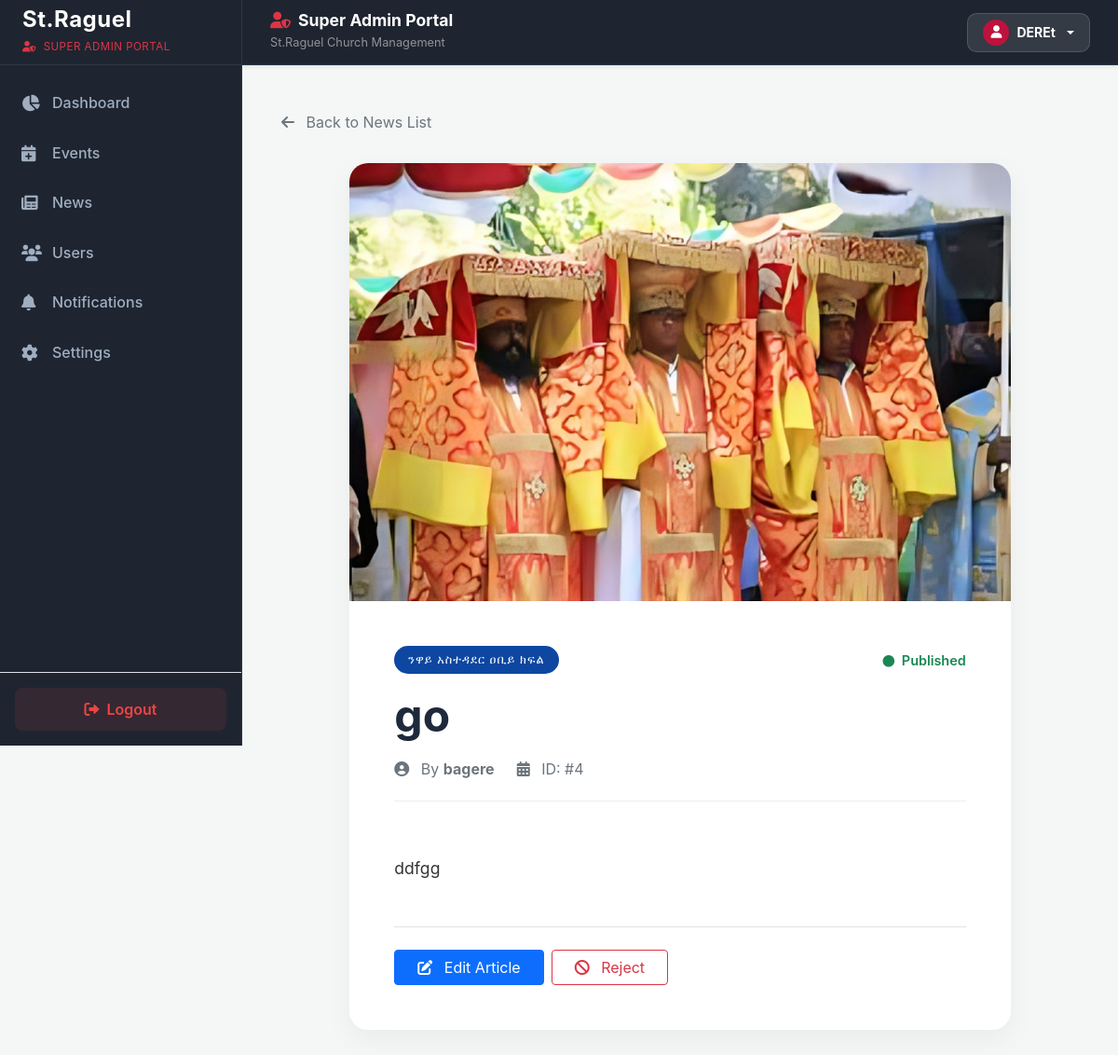
Screenshot of /Super_Admin/view_news.php?id=4 (signed in) with the database file from the repository.
### tables this page shows
CREATE TABLE `users` (
  `id` int(11) NOT NULL,
  `first_name` varchar(50) NOT NULL,
  `last_name` varchar(50) NOT NULL,
  `email` varchar(100) NOT NULL,
  `password` varchar(255) NOT NULL,
  `role` enum('Admin','Editor','Super Admin') DEFAULT 'Admin',
  `photo` varchar(255) DEFAULT 'default_avatar.png',
  `status` enum('active','inactive') DEFAULT 'active',
  `last_seen` datetime DEFAULT NULL,
  `created_at` timestamp NOT NULL DEFAULT current_timestamp(),
  `category` varchar(255) NOT NULL DEFAULT 'None'
);

CREATE TABLE `news` (
  `id` int(11) NOT NULL,
  `author` varchar(100) NOT NULL,
  `title` varchar(255) NOT NULL,
  `content` text DEFAULT NULL,
  `image` varchar(255) NOT NULL,
  `status` enum('published','draft','rejected') NOT NULL DEFAULT 'draft',
  `created_at` timestamp NOT NULL DEFAULT current_timestamp(),
  `category` varchar(255) NOT NULL
);

### Super_Admin/view_news.php (the view, shortened to what this page needs)
<?php
include "include/conn.php";
if (isset($_GET['id'])) {
    $id = mysqli_real_escape_string($conn, $_GET['id']);
    $sql = "SELECT * FROM news WHERE id = '$id'";
    $result = mysqli_query($conn, $sql);
    $news = mysqli_fetch_assoc($result);
} else {
    die("<div class='container mt-5 alert alert-warning'>No ID specified.</div>");
}
include 'include/header.php';
?>
<div class="container pb-5">
    <div class="mt-4">
        <a href="admin-news.php" class="text-decoration-none text-muted">
            <i class="fas fa-arrow-left me-2"></i> Back to News List
        </a>
    </div>
    <div class="row justify-content-center">
        <div class="col-lg-10">
            <article class="article-card">
                <img src="../uploads/<?php echo $news['image']; ?>" class="article-image" alt="News Image" onerror="this.src='../assets/placeholder.jpg'">
                <div class="p-4 p-md-5">
                    <div class="d-flex justify-content-between align-items-center mb-3">
                        <span class="category-badge"><?php echo htmlspecialchars($news['category']); ?></span>
                        <span class="status-indicator <?php echo ($news['status'] == 'published') ? 'text-success' : 'text-danger'; ?>">
                            <i class="fas fa-circle me-1 small"></i> <?php echo ucfirst($news['status']); ?>
                        </span>
                    </div>
                    <h1 class="display-5 fw-bold mb-3"><?php echo htmlspecialchars($news['title']); ?></h1>
                    <div class="meta-info d-flex align-items-center text-muted">
                        <div class="me-4">
                            <i class="fas fa-user-circle me-2"></i> By <strong><?php echo htmlspecialchars($news['author']); ?></strong>
                        </div>
                        <div>
                            <i class="fas fa-calendar-alt me-2"></i> ID: #<?php echo $news['id']; ?>
                        </div>
                    </div>
                    <div class="content-area">
                        <?php echo nl2br(htmlspecialchars($news['content'])); ?>
                    </div>
                    <div class="mt-5 pt-4 border-top">
                        <div class="d-flex gap-2">
                            <a href="edit_news.php?id=<?php echo $news['id']; ?>" class="btn btn-primary px-4">
                                <i class="fas fa-edit me-2"></i> Edit Article
                            </a>
                            <a href="reject_news.php?id=<?php echo $news['id']; ?>"
                               class="btn btn-outline-danger px-4"
                               onclick="return confirm('Are you sure you want to reject this article?');">
                                <i class="fas fa-ban me-2"></i> Reject
                            </a>
                        </div>
                    </div>
                </div>
            </article>
        </div>
    </div>
</div>
</body>
</html>

### Super_Admin/include/header.php (shortened to what this page needs)
<?php
include 'include/conn.php';
$sql = "SELECT * FROM `users` WHERE id = ?";
$stmt = $conn->prepare($sql);
$stmt->bind_param("i", $_SESSION['user_id']);
$stmt->execute();
$db_user = $stmt->get_result()->fetch_assoc();
$user_name = $db_user['first_name'] ?? ($_SESSION['user_name'] ?? ($_SESSION['user_email'] ?? 'Super Admin'));
$current_page = basename($_SERVER['PHP_SELF']);
?>
<!doctype html>
<html lang="en">
<head>
    <link href="https://cdn.jsdelivr.net/npm/bootstrap@5.0.2/dist/css/bootstrap.min.css" rel="stylesheet">
    <link rel="stylesheet" href="https://cdnjs.cloudflare.com/ajax/libs/font-awesome/6.0.0/css/all.min.css" />
</head>
<body>
<header class="super-admin-header text-white">
  <div class="d-flex align-items-center">
    <div class="d-none d-md-block">
        <h5 class="fw-bold mb-0 d-flex align-items-center gap-2" style="font-size: 1.1rem;">
          <i class="fas fa-user-shield text-danger"></i> Super Admin Portal
        </h5>
        <small class="text-white-50" style="font-size: 0.8rem;">St.Raguel Church Management</small>
    </div>
  </div>
  <div class="dropdown header-profile-dropdown">
    <button class="btn profile-btn dropdown-toggle d-flex align-items-center gap-2" type="button" data-bs-toggle="dropdown" aria-expanded="false">
      <div class="rounded-circle d-flex align-items-center justify-content-center" style="width: 28px; height: 28px; background-color: #be123c; color: #fff; font-size: 0.85rem;">
          <i class="fas fa-user"></i>
      </div>
      <span class="small fw-bold"><?= htmlspecialchars($user_name) ?></span>
    </button>
  </div>
</header>
<nav id="sidebar" class="d-flex flex-column">
    <div class="p-4 brand-wrapper d-flex justify-content-between align-items-center">
        <div>
            <h4 class="fw-bold text-white mb-0" style="letter-spacing: 0.5px;">St.Raguel</h4>
            <small class="text-danger fw-semibold" style="font-size: 0.72rem; letter-spacing: 0.5px; text-transform: uppercase;">
                <i class="fas fa-user-shield me-1"></i> Super Admin Portal
            </small>
        </div>
    </div>
    <ul class="nav flex-column mb-auto px-2 mt-3" style="list-style: none; padding-left: 0;">
        <li class="nav-item mb-1">
            <a href="admin.php" class="nav-link <?= ($current_page == 'admin.php') ? 'active' : ''; ?>">
                <i class="fas fa-chart-pie me-2"></i> Dashboard
            </a>
        </li>
        <li class="nav-item mb-1">
            <a href="admin-events.php" class="nav-link <?= ($current_page == 'admin-events.php') ? 'active' : ''; ?>">
                <i class="fas fa-calendar-plus me-2"></i> Events
            </a>
        </li>
        <li class="nav-item mb-1">
            <a href="admin-news.php" class="nav-link <?= ($current_page == 'admin-news.php') ? 'active' : ''; ?>">
                <i class="fas fa-newspaper me-2"></i> News
            </a>
        </li>
        <li class="nav-item mb-1">
            <a href="admin-users.php" class="nav-link <?= ($current_page == 'active' && $current_page == 'admin-users.php') ? 'active' : ''; ?>">
                <i class="fas fa-users me-2"></i> Users
            </a>
        </li>
        <li class="nav-item mb-1">
            <a href="admin-notifications.php" class="nav-link <?= ($current_page == 'admin-notifications.php') ? 'active' : ''; ?>">
                <i class="fas fa-bell me-2"></i> Notifications
            </a>
        </li>
        <li class="nav-item mb-1">
            <a href="admin-settings.php" class="nav-link <?= ($current_page == 'admin-settings.php') ? 'active' : ''; ?>">
                <i class="fas fa-cog me-2"></i> Settings
            </a>
        </li>
    </ul>
    <div class="p-3 border-top border-secondary-subtle">
        <a href="../logout.php" class="btn btn-logout w-100 d-flex align-items-center justify-content-center gap-2">
            <i class="fas fa-sign-out-alt"></i> Logout
        </a>
    </div>
</nav>
<main class="super-main-wrapper">

### Super_Admin/include/header.php (style rules this page uses)
:root { --sidebar-width: 260px; --header-height: 70px; --primary-color: #be123c; --bg-dark-slate: #1e2530; --text-main: #1e293b; --bg-light: #f8fafc; }
body { background-color: var(--bg-light); color: var(--text-main); font-family: 'Inter', sans-serif; margin: 0; padding: 0; box-sizing: border-box; }
.super-admin-header { background: var(--bg-dark-slate) !important; padding: 0 30px !important; height: var(--header-height) !important; border-bottom: 1px solid #2d3748 !important; position: fixed !important; top: 0 !important; right: 0 !important; left: var(--sidebar-width) !important; width: calc(100% - var(--sidebar-width)) !important; z-index: 999 !important; box-shadow: 0 2px 4px rgba(0,0,0,0.08) !important; display: flex !important; justify-content: space-between !important; align-items: center !important; }
.super-main-wrapper { margin-left: var(--sidebar-width) !important; padding-top: calc(var(--header-height) + 25px) !important; padding-left: 30px !important; padding-right: 30px !important; padding-bottom: 40px !important; position: relative !important; z-index: 1 !important; min-height: 100vh; }
#sidebar { width: var(--sidebar-width) !important; min-width: var(--sidebar-width) !important; max-width: var(--sidebar-width) !important; background: var(--bg-dark-slate) !important; color: #ffffff !important; height: 100vh !important; position: fixed !important; left: 0 !important; top: 0 !important; z-index: 1000 !important; border-right: 1px solid #2d3748 !important; margin: 0 !important; padding: 0 !important; display: flex; flex-direction: column; }
.brand-wrapper { border-bottom: 1px solid #2d3748; height: var(--header-height); display: flex; align-items: center; padding: 0 20px; }
#sidebar .nav-link { color: #a0aec0; padding: 12px 15px; border-radius: 8px; font-weight: 500; transition: all 0.2s ease; display: flex; align-items: center; text-decoration: none; }
#sidebar .nav-link i { width: 25px; font-size: 1.1rem; }
.header-profile-dropdown { position: relative !important; }
.profile-btn { background: rgba(255, 255, 255, 0.1) !important; border: 1px solid rgba(255, 255, 255, 0.15) !important; padding: 6px 16px !important; border-radius: 10px !important; color: #ffffff !important; display: flex; align-items: center; gap: 10px; }
.btn-logout { background: rgba(239, 68, 68, 0.1); color: #ef4444; border: 1px solid transparent; padding: 10px; border-radius: 8px; font-weight: 600; text-decoration: none; transition: 0.2s; }

### Super_Admin/view_news.php (style rules this page uses)
:root { --main-blue: #0d47a1; --bg-gray: #f4f7f6; }
body { background-color: var(--bg-gray); font-family: 'Inter', sans-serif; line-height: 1.6; }
.article-card { background: #fff; border-radius: 20px; box-shadow: 0 10px 30px rgba(0,0,0,0.05); overflow: hidden; margin-top: 30px; border: none; }
.article-image { width: 100%; max-height: 500px; object-fit: cover; }
.category-badge { background: var(--main-blue); color: white; padding: 5px 15px; border-radius: 50px; font-size: 0.8rem; text-transform: uppercase; letter-spacing: 1px; }
.status-indicator { font-size: 0.9rem; font-weight: 600; }
.content-area { font-size: 1.1rem; color: #333; white-space: pre-line; }
.meta-info { border-bottom: 1px solid #eee; padding-bottom: 20px; margin-bottom: 30px; }

### rows the page displays
users: first_name "DEREt"
news: image (picture), category "ንዋይ አስተዳደር ዐቢይ ክፍል", status "Published", title "go", author "bagere", id "4", content "ddfgg"
